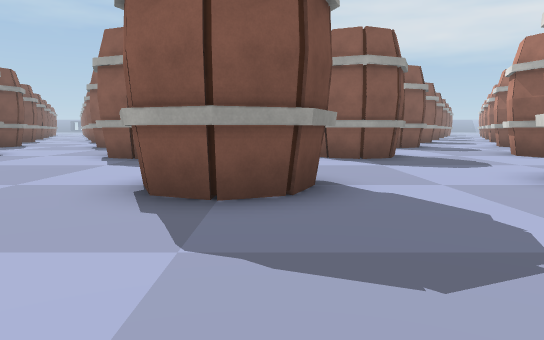
[1] (above)

24 first-person views from a walk through a scene from a Unity 3-D project. The camera is 1.3 m above the floor, tilts 6° down and sees 70° across. The floor is counted in squares, 2 m on a side. Each view is taken from the middle of a square. On the plan, view 1 faces up. The plan holds only what a view shows up to about 11 squares ahead; the rest is blank. The place goes on beyond the plan. Some animated figures are not drawn. Some surface patterns are stand-ins.

[2]
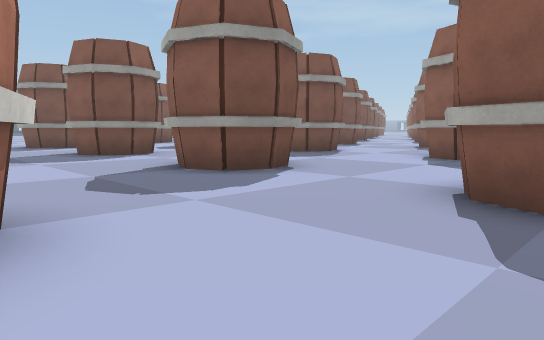

[3]
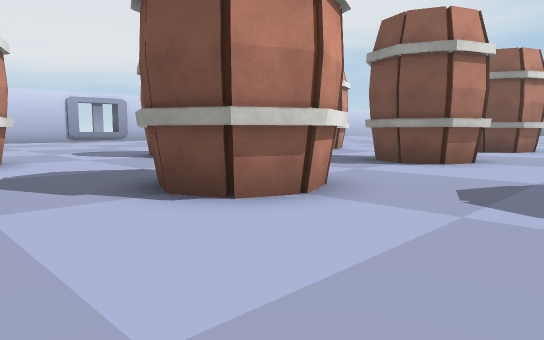

[4]
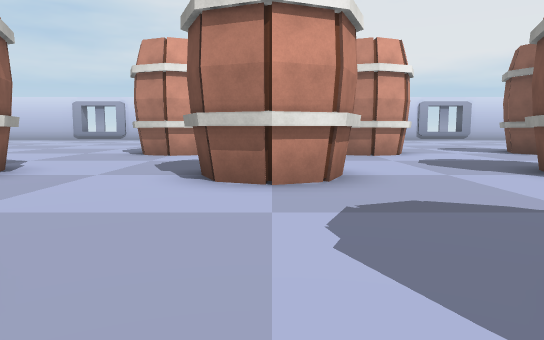

[5]
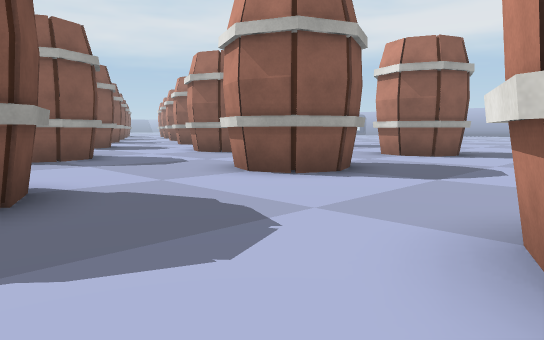

[6]
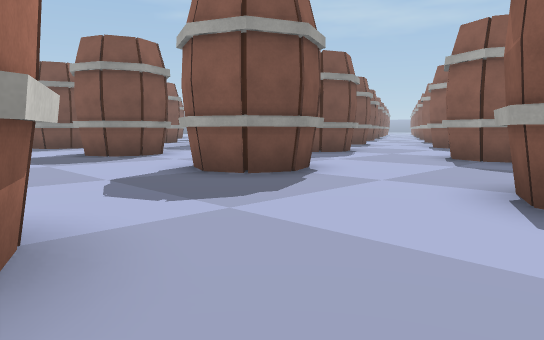

[7]
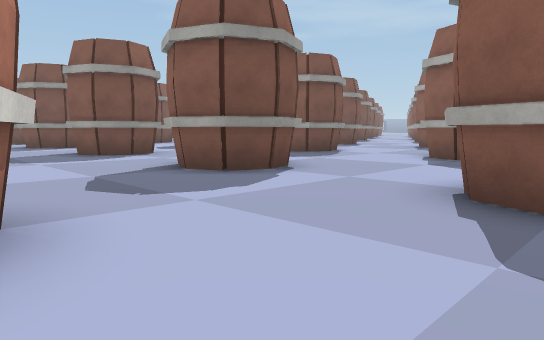

[8]
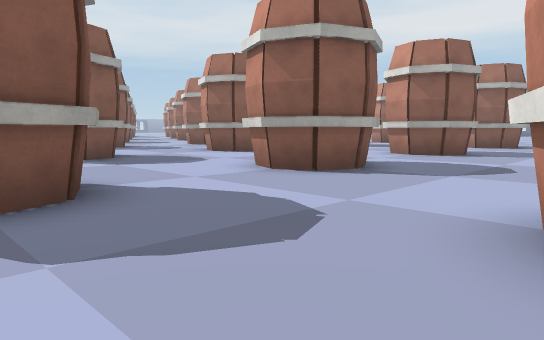

[9]
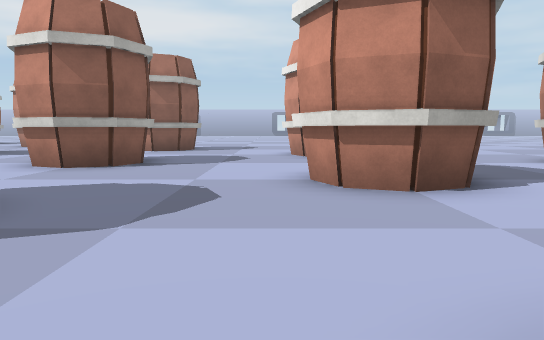

[10]
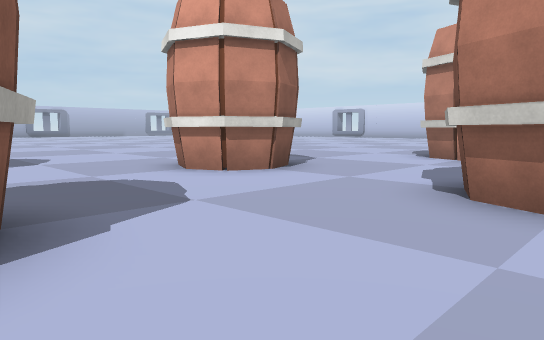

[11]
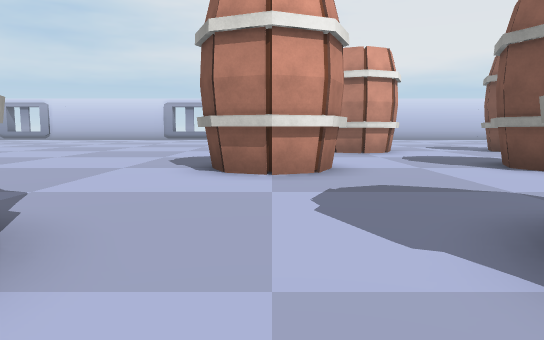

[12]
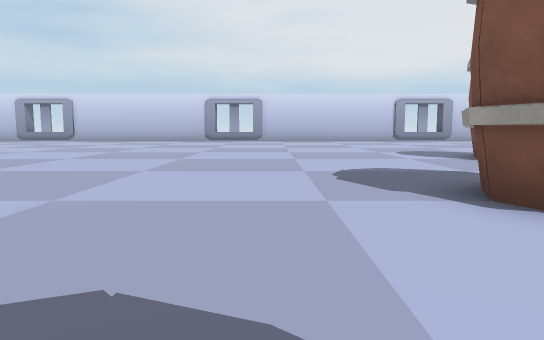

[13]
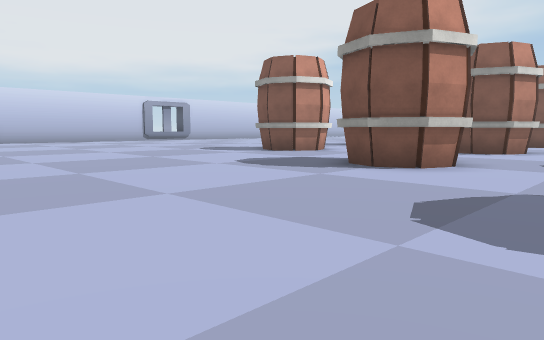

[14]
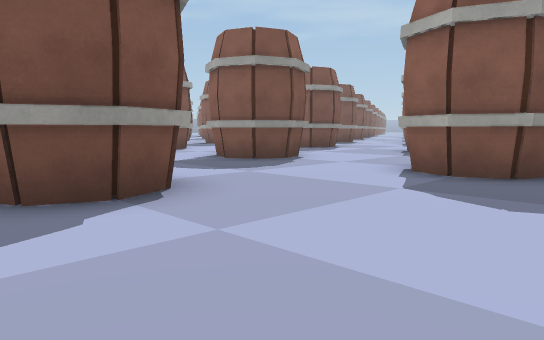

[15]
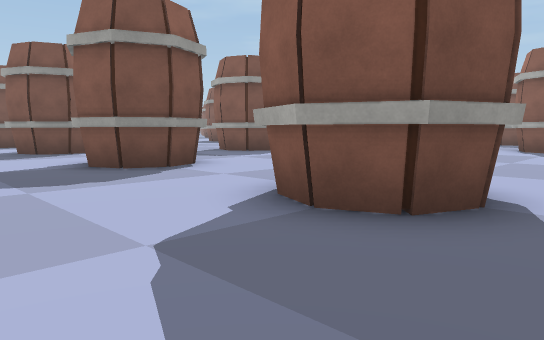

[16]
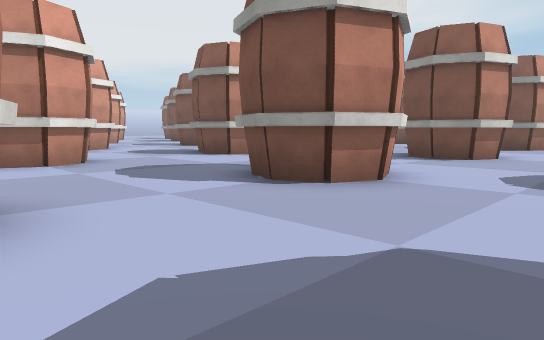

[17]
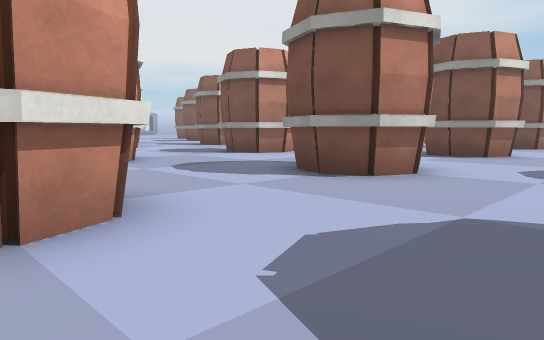

[18]
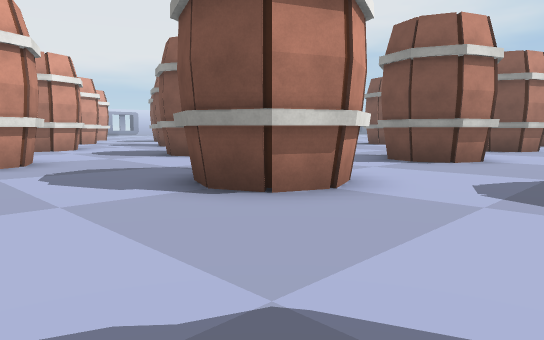

[19]
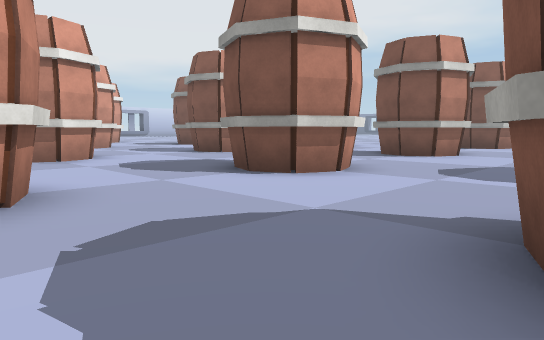

[20]
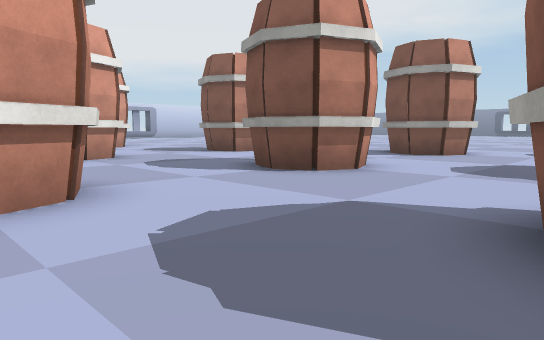

[21]
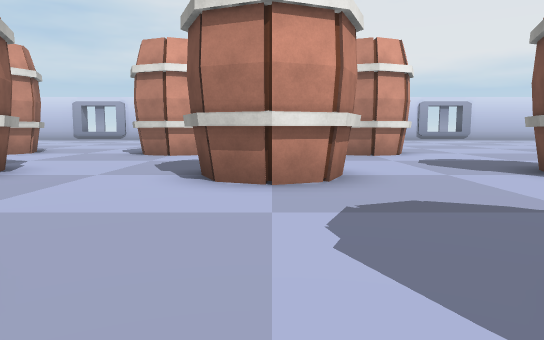

[22]
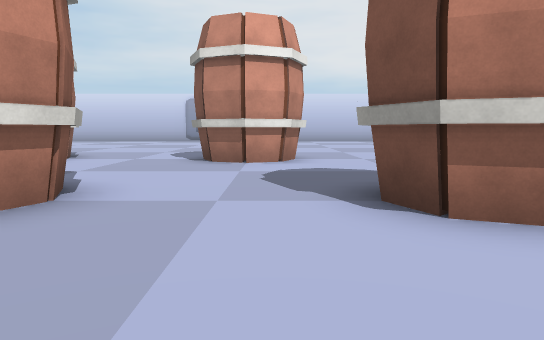

[23]
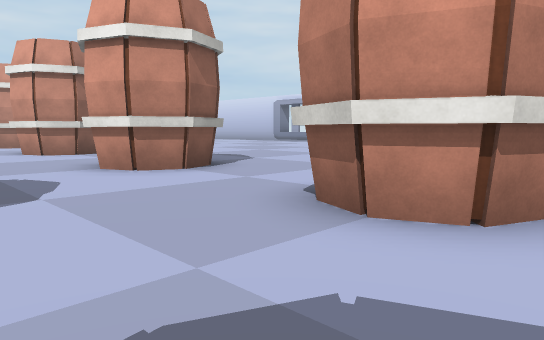

[24]
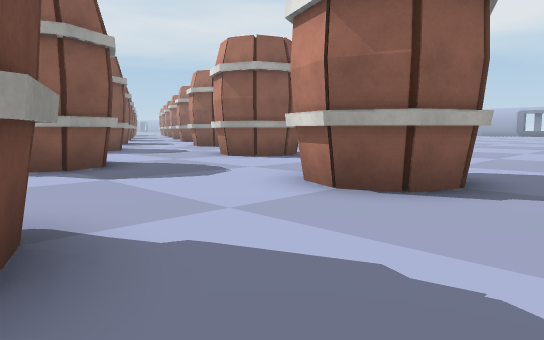

### Floor plan
Key: @ floor where view 1 was taken; # wall or solid block; . floor; O other object.
Columns run from 17 left of view 1 to 14 right of it. Each row starts with its distance up from view 1.
 18           ....O.   O.........O..
 17        .........  ..............
 16    .............................
 15   #...##...##...##...##...##...O
 14   O  .#O...#O...#O...#O...#O...O
 13     ...........................
 12     ...........................
 11   .............................
 10   .O#O..O#O..O#O..O#O..O#O..O#O
  9      O.. #O..##O..##O..##O..##O.
  8     ............................
  7 ................................
  6 ................................
  5 .##...##...##...##...##...##....
  4   O...#O...#O...#O... O...#O....
  3     ............................
  2      ...........................
  1     ............................
  0    O#O..O#O..O#O.@O#O..O#O......
 -1      O..##O..##O..##O..##O.....
 -2     ............................
 -3    .............................
 -4    .............................
 -5   ....##...##...##...##.........
 -6   .... O...#O...#O...#O.........
 -7     ..  ........ ...............
 -8     ..  ........ .... ..........

Positions as (right, up) in squares from view 1, and headings:
1: (0, 0), facing up
2: (0, 0), facing up-left
3: (0, 3), facing down-left
4: (2, 5), facing down
5: (2, 5), facing up-right
6: (2, 5), facing up-left
7: (0, 10), facing up-left
8: (-1, 10), facing up-right
9: (2, 11), facing right
10: (4, 9), facing down-right
11: (7, 6), facing down
12: (10, 3), facing down
13: (14, 3), facing down-left
14: (14, 3), facing up-left
15: (14, 6), facing up-left
16: (14, 18), facing down-left
17: (10, 18), facing down-left
18: (-2, 18), facing down-left
19: (-3, 14), facing down-left
20: (-5, 9), facing down-left
21: (-8, 5), facing down
22: (-11, 3), facing down
23: (-12, -2), facing down-right
24: (0, -8), facing up-right
